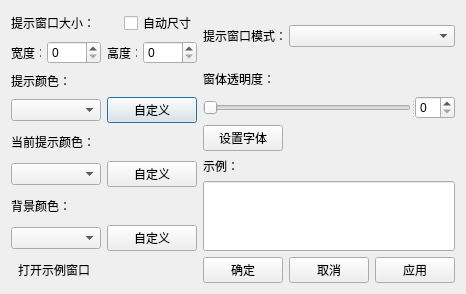
<?xml version="1.0" encoding="UTF-8"?>
<ui version="4.0">
 <class>CSetSimuTip</class>
 <widget class="QDialog" name="CSetSimuTip">
  <property name="geometry">
   <rect>
    <x>0</x>
    <y>0</y>
    <width>455</width>
    <height>294</height>
   </rect>
  </property>
  <property name="windowTitle">
   <string>设置仿真提示窗口属性</string>
  </property>
  <layout class="QGridLayout" name="gridLayout" columnstretch="4,5">
   <item row="0" column="0">
    <layout class="QVBoxLayout" name="verticalLayout_6">
     <item>
      <layout class="QVBoxLayout" name="verticalLayout">
       <item>
        <layout class="QVBoxLayout" name="verticalLayout_9">
         <item>
          <layout class="QHBoxLayout" name="horizontalLayout_13">
           <item>
            <widget class="QLabel" name="label_10">
             <property name="text">
              <string>提示窗口大小：</string>
             </property>
            </widget>
           </item>
           <item>
            <spacer name="horizontalSpacer_5">
             <property name="orientation">
              <enum>Qt::Horizontal</enum>
             </property>
             <property name="sizeHint" stdset="0">
              <size>
               <width>40</width>
               <height>20</height>
              </size>
             </property>
            </spacer>
           </item>
           <item>
            <widget class="QCheckBox" name="checkIsAutoSize">
             <property name="text">
              <string>自动尺寸</string>
             </property>
            </widget>
           </item>
          </layout>
         </item>
         <item>
          <layout class="QHBoxLayout" name="horizontalLayout_14">
           <item>
            <layout class="QHBoxLayout" name="horizontalLayout_15">
             <item>
              <widget class="QLabel" name="label_11">
               <property name="maximumSize">
                <size>
                 <width>30</width>
                 <height>16777215</height>
                </size>
               </property>
               <property name="text">
                <string>宽度：</string>
               </property>
              </widget>
             </item>
             <item>
              <widget class="QSpinBox" name="spinWidth">
               <property name="maximum">
                <number>1280</number>
               </property>
              </widget>
             </item>
            </layout>
           </item>
           <item>
            <layout class="QHBoxLayout" name="horizontalLayout_16">
             <item>
              <widget class="QLabel" name="label_12">
               <property name="maximumSize">
                <size>
                 <width>30</width>
                 <height>16777215</height>
                </size>
               </property>
               <property name="text">
                <string>高度：</string>
               </property>
              </widget>
             </item>
             <item>
              <widget class="QSpinBox" name="spinHeight">
               <property name="maximum">
                <number>1024</number>
               </property>
              </widget>
             </item>
            </layout>
           </item>
          </layout>
         </item>
        </layout>
       </item>
       <item>
        <layout class="QHBoxLayout" name="horizontalLayout_9">
         <item>
          <widget class="QLabel" name="label">
           <property name="maximumSize">
            <size>
             <width>16777215</width>
             <height>26</height>
            </size>
           </property>
           <property name="text">
            <string>提示颜色：</string>
           </property>
          </widget>
         </item>
         <item>
          <spacer name="horizontalSpacer_2">
           <property name="orientation">
            <enum>Qt::Horizontal</enum>
           </property>
           <property name="sizeHint" stdset="0">
            <size>
             <width>40</width>
             <height>20</height>
            </size>
           </property>
          </spacer>
         </item>
        </layout>
       </item>
       <item>
        <layout class="QHBoxLayout" name="horizontalLayout">
         <item>
          <widget class="QComboBox" name="comboColor"/>
         </item>
         <item>
          <widget class="QPushButton" name="buttonColor">
           <property name="text">
            <string>自定义</string>
           </property>
          </widget>
         </item>
        </layout>
       </item>
      </layout>
     </item>
     <item>
      <layout class="QVBoxLayout" name="verticalLayout_2">
       <item>
        <layout class="QHBoxLayout" name="horizontalLayout_8">
         <item>
          <widget class="QLabel" name="label_3">
           <property name="maximumSize">
            <size>
             <width>16777215</width>
             <height>26</height>
            </size>
           </property>
           <property name="text">
            <string>当前提示颜色：</string>
           </property>
          </widget>
         </item>
         <item>
          <spacer name="horizontalSpacer">
           <property name="orientation">
            <enum>Qt::Horizontal</enum>
           </property>
           <property name="sizeHint" stdset="0">
            <size>
             <width>40</width>
             <height>20</height>
            </size>
           </property>
          </spacer>
         </item>
        </layout>
       </item>
       <item>
        <layout class="QHBoxLayout" name="horizontalLayout_2">
         <item>
          <widget class="QComboBox" name="comboCurTipColor"/>
         </item>
         <item>
          <widget class="QPushButton" name="buttonCurTipColor">
           <property name="text">
            <string>自定义</string>
           </property>
          </widget>
         </item>
        </layout>
       </item>
      </layout>
     </item>
     <item>
      <layout class="QVBoxLayout" name="verticalLayout_3">
       <item>
        <layout class="QHBoxLayout" name="horizontalLayout_5">
         <item>
          <widget class="QLabel" name="label_2">
           <property name="maximumSize">
            <size>
             <width>16777215</width>
             <height>26</height>
            </size>
           </property>
           <property name="text">
            <string>背景颜色：</string>
           </property>
          </widget>
         </item>
        </layout>
       </item>
       <item>
        <layout class="QHBoxLayout" name="horizontalLayout_3">
         <item>
          <widget class="QComboBox" name="comboBackgroundColor"/>
         </item>
         <item>
          <widget class="QPushButton" name="buttonBackgroundColor">
           <property name="text">
            <string>自定义</string>
           </property>
          </widget>
         </item>
        </layout>
       </item>
      </layout>
     </item>
    </layout>
   </item>
   <item row="0" column="1">
    <layout class="QVBoxLayout" name="verticalLayout_7">
     <item>
      <layout class="QHBoxLayout" name="horizontalLayout_7">
       <item>
        <widget class="QLabel" name="label_7">
         <property name="minimumSize">
          <size>
           <width>0</width>
           <height>50</height>
          </size>
         </property>
         <property name="maximumSize">
          <size>
           <width>80</width>
           <height>16777215</height>
          </size>
         </property>
         <property name="text">
          <string>提示窗口模式：</string>
         </property>
        </widget>
       </item>
       <item>
        <widget class="QComboBox" name="comboMode"/>
       </item>
      </layout>
     </item>
     <item>
      <layout class="QVBoxLayout" name="verticalLayout_5">
       <property name="sizeConstraint">
        <enum>QLayout::SetDefaultConstraint</enum>
       </property>
       <item>
        <widget class="QLabel" name="label_5">
         <property name="text">
          <string>窗体透明度：</string>
         </property>
        </widget>
       </item>
       <item>
        <widget class="QSplitter" name="splitter">
         <property name="orientation">
          <enum>Qt::Horizontal</enum>
         </property>
         <widget class="QSlider" name="sliderAlpha">
          <property name="maximum">
           <number>255</number>
          </property>
          <property name="singleStep">
           <number>1</number>
          </property>
          <property name="pageStep">
           <number>1</number>
          </property>
          <property name="orientation">
           <enum>Qt::Horizontal</enum>
          </property>
          <property name="invertedAppearance">
           <bool>false</bool>
          </property>
          <property name="invertedControls">
           <bool>false</bool>
          </property>
          <property name="tickPosition">
           <enum>QSlider::NoTicks</enum>
          </property>
          <property name="tickInterval">
           <number>1</number>
          </property>
         </widget>
         <widget class="QSpinBox" name="spinAlpha">
          <property name="maximumSize">
           <size>
            <width>40</width>
            <height>16777215</height>
           </size>
          </property>
          <property name="maximum">
           <number>255</number>
          </property>
          <property name="singleStep">
           <number>1</number>
          </property>
         </widget>
        </widget>
       </item>
      </layout>
     </item>
     <item>
      <layout class="QVBoxLayout" name="verticalLayout_4">
       <item>
        <layout class="QHBoxLayout" name="horizontalLayout_4">
         <item>
          <widget class="QPushButton" name="buttonFont">
           <property name="text">
            <string>设置字体</string>
           </property>
          </widget>
         </item>
         <item>
          <spacer name="horizontalSpacer_4">
           <property name="orientation">
            <enum>Qt::Horizontal</enum>
           </property>
           <property name="sizeHint" stdset="0">
            <size>
             <width>40</width>
             <height>20</height>
            </size>
           </property>
          </spacer>
         </item>
        </layout>
       </item>
       <item>
        <widget class="QLabel" name="label_4">
         <property name="text">
          <string>示例：</string>
         </property>
        </widget>
       </item>
       <item>
        <widget class="QLineEdit" name="editFont">
         <property name="minimumSize">
          <size>
           <width>100</width>
           <height>70</height>
          </size>
         </property>
         <property name="focusPolicy">
          <enum>Qt::StrongFocus</enum>
         </property>
         <property name="alignment">
          <set>Qt::AlignCenter</set>
         </property>
         <property name="readOnly">
          <bool>true</bool>
         </property>
        </widget>
       </item>
      </layout>
     </item>
    </layout>
   </item>
   <item row="1" column="0">
    <layout class="QHBoxLayout" name="horizontalLayout_6">
     <item>
      <widget class="QToolButton" name="buttonOpenSimuTip">
       <property name="minimumSize">
        <size>
         <width>0</width>
         <height>25</height>
        </size>
       </property>
       <property name="text">
        <string>打开示例窗口</string>
       </property>
       <property name="checkable">
        <bool>true</bool>
       </property>
       <property name="autoRaise">
        <bool>true</bool>
       </property>
      </widget>
     </item>
     <item>
      <spacer name="horizontalSpacer_3">
       <property name="orientation">
        <enum>Qt::Horizontal</enum>
       </property>
       <property name="sizeHint" stdset="0">
        <size>
         <width>40</width>
         <height>20</height>
        </size>
       </property>
      </spacer>
     </item>
    </layout>
   </item>
   <item row="1" column="1">
    <layout class="QHBoxLayout" name="horizontalLayout_10">
     <item>
      <widget class="QPushButton" name="buttonEnter">
       <property name="text">
        <string>确定</string>
       </property>
      </widget>
     </item>
     <item>
      <widget class="QPushButton" name="buttonCancel">
       <property name="text">
        <string>取消</string>
       </property>
      </widget>
     </item>
     <item>
      <widget class="QPushButton" name="buttonApply">
       <property name="text">
        <string>应用</string>
       </property>
      </widget>
     </item>
    </layout>
   </item>
  </layout>
 </widget>
 <resources/>
 <connections>
  <connection>
   <sender>buttonCancel</sender>
   <signal>clicked()</signal>
   <receiver>CSetSimuTip</receiver>
   <slot>close()</slot>
   <hints>
    <hint type="sourcelabel">
     <x>321</x>
     <y>271</y>
    </hint>
    <hint type="destinationlabel">
     <x>224</x>
     <y>146</y>
    </hint>
   </hints>
  </connection>
 </connections>
</ui>
